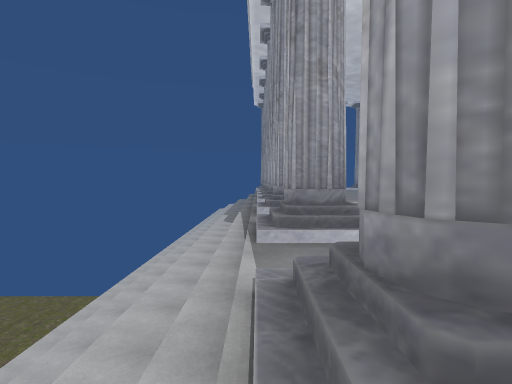
View 1 (above)

21 first-person views from a walk through a 3-D level made in the Unity game engine. The camera is 1.3 m above the floor, tilts 2° down and sees 80° across. The floor is counted in squares, 2 m on a side. Each view is taken from the middle of a square. On the plan, view 1 faces up. The plan holds only what a view shows up to about 10 squares ahead; the rest is blank. The place goes on beyond the plan. The player is left out. Some animated figures are left out. Some surface patterns are stand-ins.

View 2
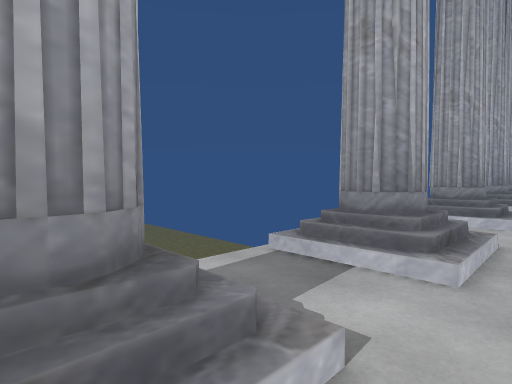

View 3
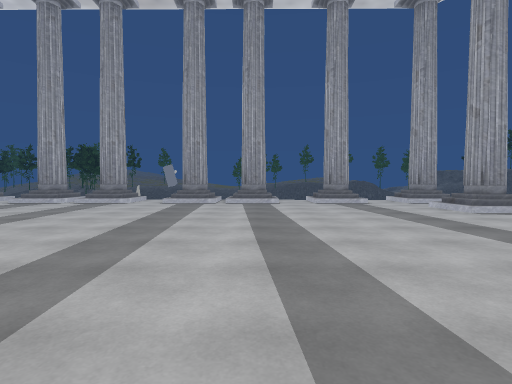

View 4
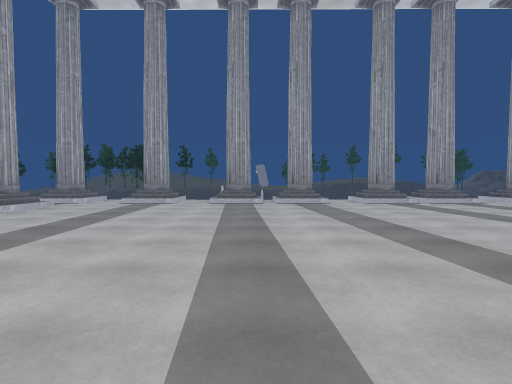

View 5
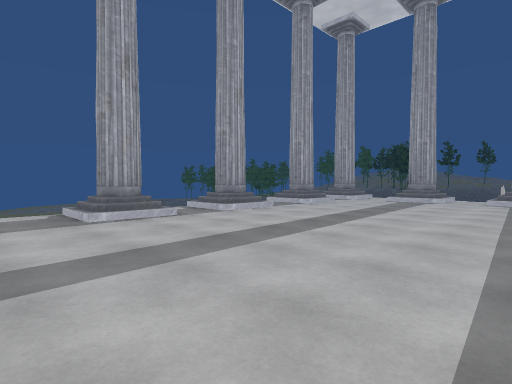

View 6
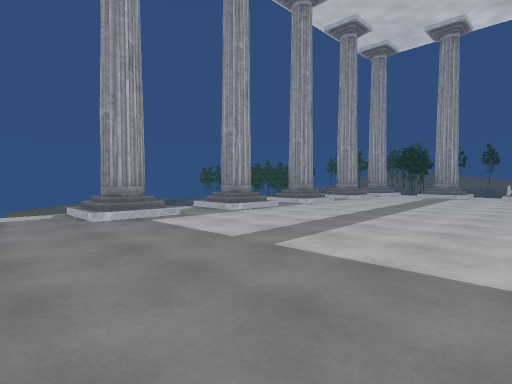

View 7
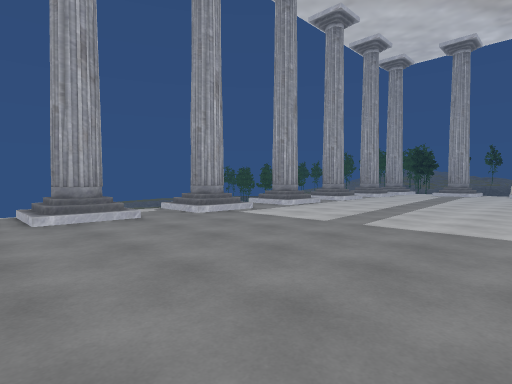

View 8
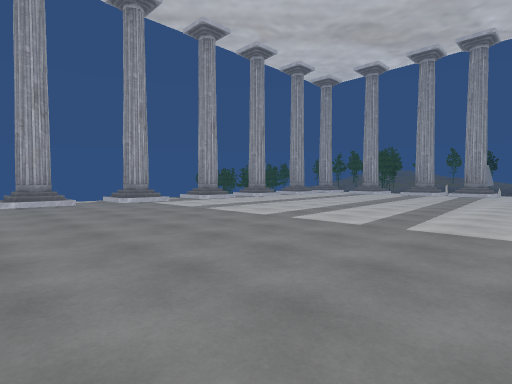

View 9
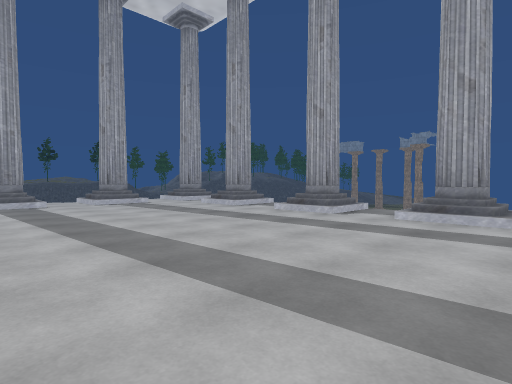

View 10
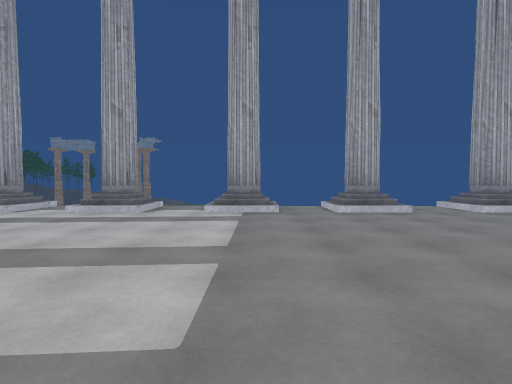

View 11
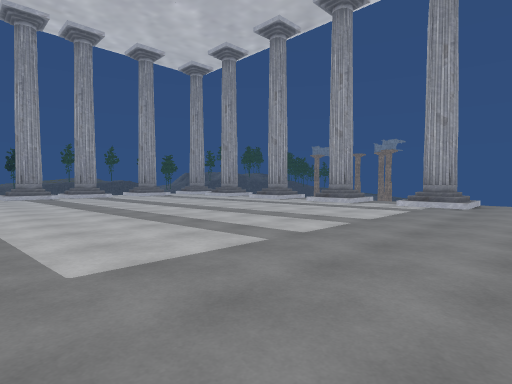

View 12
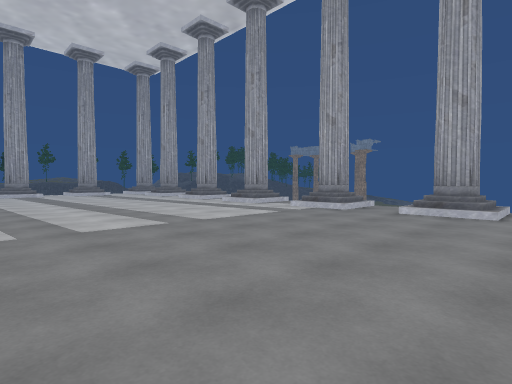

View 13
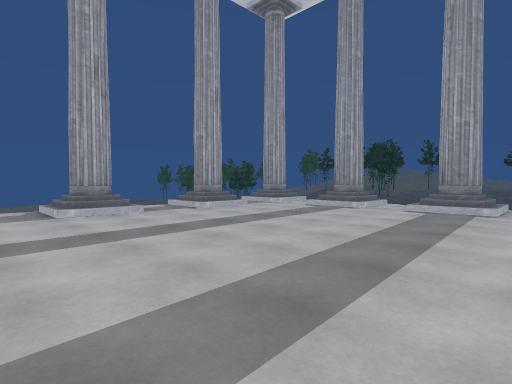

View 14
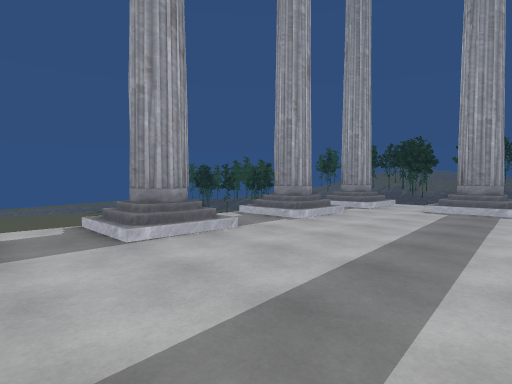

View 15
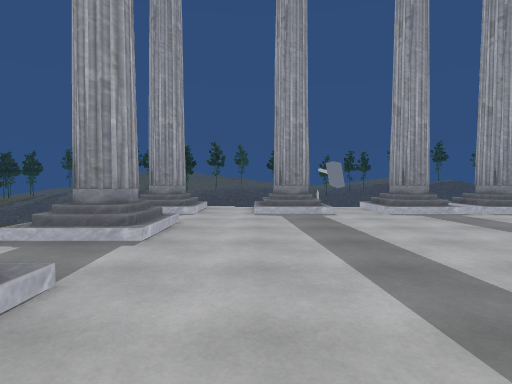

View 16
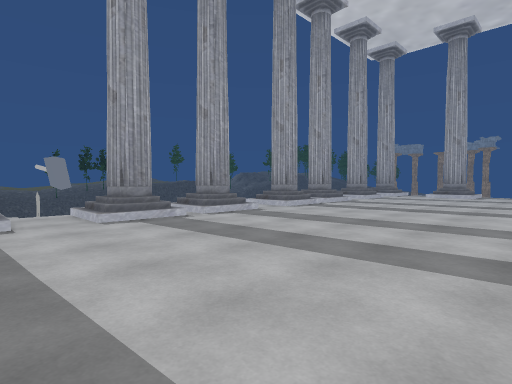

View 17
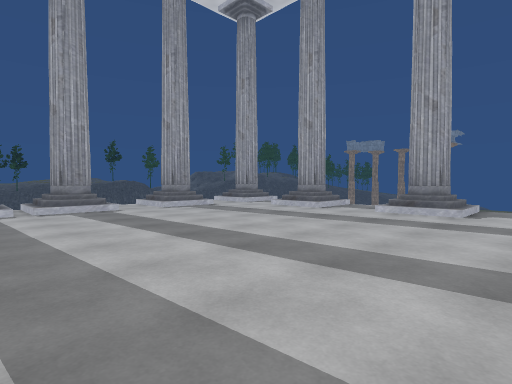

View 18
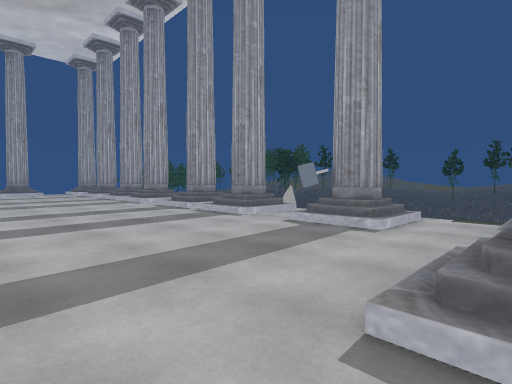

View 19
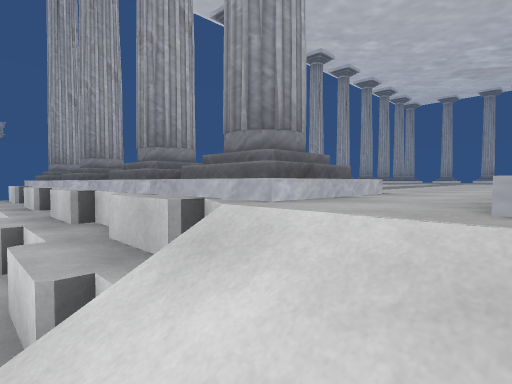

View 20
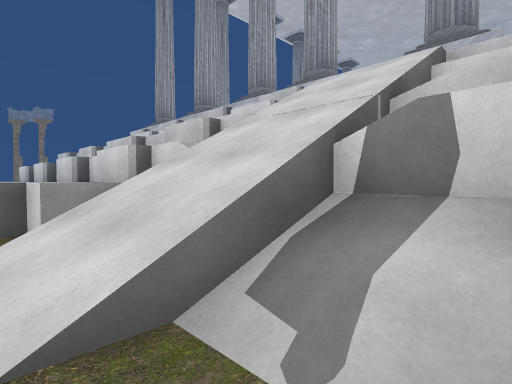

View 21
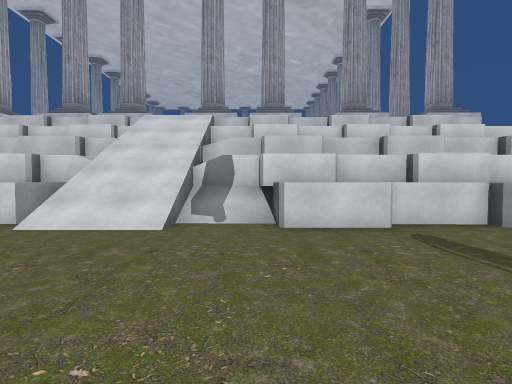

### Floor plan
Key: @ floor where view 1 was taken; # wall or solid block; x gap in a wall; . main floor; - floor 0.75 m lower than the main floor; _ floor 1.75 m lower than the main floor; < floor 5.25 m lower than the main floor; / step, stairs or slope; = window, fence, low wall or low ledge; v drop or lower ground.
Columns run from 6 left of view 1 to 19 right of it. Each row starts with its distance up from view 1.
 14       =.................
 13       ##................/x
 12       ##................#
 11       =..................-
 10    v  ##................#x
  9    v===/................/
  8 <<<v===..................-
  7 <<<v==##................#x
  6  <<v===/................/v
  5  <<v===..................v
  4   <v==##................#-
  3    v===................./
  2     ===..................v
  1       /#................#-
  0       @/................/
 -1       //.//.////////.//./v
 -2       /#.#/.#/#//###.#/.##
 -3       =========//=========
 -4         ===#_==//#=======#
 -5        ========//========
 -6        vvvvvvvv//=#vvvvv
 -7            vv v////vvvv
 -8               <//<<<<<
 -9                <<<<<<<
-10                 <<<<<
-11                  <<<
-12                   <

Where each view was taken, in squares from view 1:
view 1: 0 up, 0 right, facing up
view 2: 2 down, 2 right, facing up-left
view 3: 8 up, 6 right, facing down
view 4: 8 up, 12 right, facing down
view 5: 9 up, 12 right, facing down-right
view 6: 12 up, 12 right, facing down-right
view 7: 14 up, 12 right, facing down-right
view 8: 14 up, 8 right, facing down-right
view 9: 8 up, 7 right, facing down-left
view 10: 10 up, 8 right, facing left
view 11: 12 up, 10 right, facing down-left
view 12: 14 up, 8 right, facing down-left
view 13: 6 up, 11 right, facing down-right
view 14: 6 up, 14 right, facing down-right
view 15: 5 up, 16 right, facing down
view 16: 4 up, 15 right, facing down-left
view 17: 6 up, 8 right, facing down-left
view 18: 3 up, 1 right, facing down-right
view 19: 4 down, 10 right, facing up-left
view 20: 8 down, 12 right, facing up-left
view 21: 12 down, 12 right, facing up
